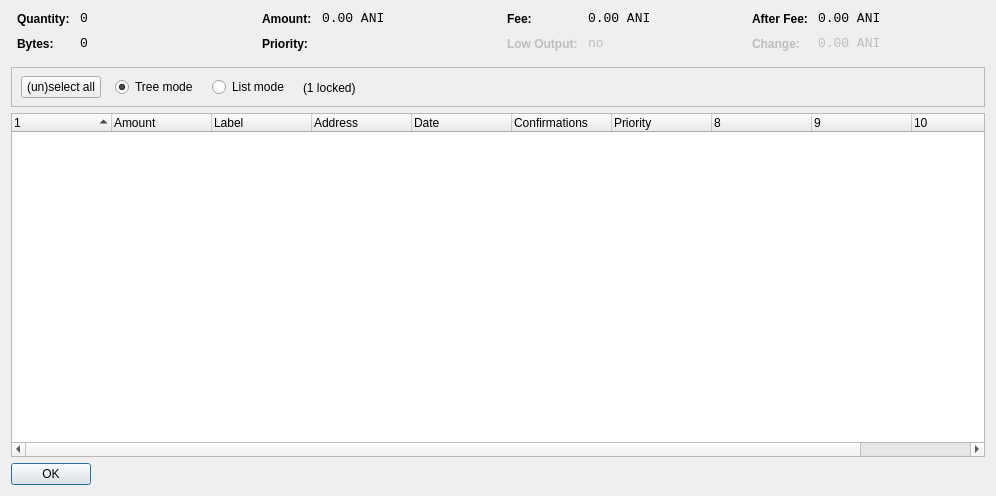
<?xml version="1.0" encoding="UTF-8"?>
<ui version="4.0">
 <class>CoinControlDialog</class>
 <widget class="QDialog" name="CoinControlDialog">
  <property name="geometry">
   <rect>
    <x>0</x>
    <y>0</y>
    <width>996</width>
    <height>496</height>
   </rect>
  </property>
  <property name="windowTitle">
   <string>Coin Control</string>
  </property>
  <layout class="QVBoxLayout" name="verticalLayout">
   <item>
    <layout class="QHBoxLayout" name="horizontalLayoutTop" stretch="0,0,0,0">
     <property name="topMargin">
      <number>0</number>
     </property>
     <property name="bottomMargin">
      <number>10</number>
     </property>
     <item>
      <layout class="QFormLayout" name="formLayoutCoinControl1">
       <property name="horizontalSpacing">
        <number>10</number>
       </property>
       <property name="verticalSpacing">
        <number>10</number>
       </property>
       <property name="leftMargin">
        <number>6</number>
       </property>
       <property name="rightMargin">
        <number>6</number>
       </property>
       <item row="0" column="0">
        <widget class="QLabel" name="labelCoinControlQuantityText">
         <property name="styleSheet">
          <string notr="true">font-weight:bold;</string>
         </property>
         <property name="text">
          <string>Quantity:</string>
         </property>
        </widget>
       </item>
       <item row="0" column="1">
        <widget class="QLabel" name="labelCoinControlQuantity">
         <property name="font">
          <font>
           <family>Monospace</family>
           <pointsize>10</pointsize>
          </font>
         </property>
         <property name="cursor">
          <cursorShape>IBeamCursor</cursorShape>
         </property>
         <property name="contextMenuPolicy">
          <enum>Qt::ActionsContextMenu</enum>
         </property>
         <property name="text">
          <string notr="true">0</string>
         </property>
         <property name="textInteractionFlags">
          <set>Qt::LinksAccessibleByMouse|Qt::TextSelectableByKeyboard|Qt::TextSelectableByMouse</set>
         </property>
        </widget>
       </item>
       <item row="1" column="0">
        <widget class="QLabel" name="labelCoinControlBytesText">
         <property name="styleSheet">
          <string notr="true">font-weight:bold;</string>
         </property>
         <property name="text">
          <string>Bytes:</string>
         </property>
        </widget>
       </item>
       <item row="1" column="1">
        <widget class="QLabel" name="labelCoinControlBytes">
         <property name="font">
          <font>
           <family>Monospace</family>
           <pointsize>10</pointsize>
          </font>
         </property>
         <property name="cursor">
          <cursorShape>IBeamCursor</cursorShape>
         </property>
         <property name="contextMenuPolicy">
          <enum>Qt::ActionsContextMenu</enum>
         </property>
         <property name="text">
          <string notr="true">0</string>
         </property>
         <property name="textInteractionFlags">
          <set>Qt::LinksAccessibleByMouse|Qt::TextSelectableByKeyboard|Qt::TextSelectableByMouse</set>
         </property>
        </widget>
       </item>
      </layout>
     </item>
     <item>
      <layout class="QFormLayout" name="formLayoutCoinControl2">
       <property name="horizontalSpacing">
        <number>10</number>
       </property>
       <property name="verticalSpacing">
        <number>10</number>
       </property>
       <property name="leftMargin">
        <number>6</number>
       </property>
       <property name="rightMargin">
        <number>6</number>
       </property>
       <item row="0" column="0">
        <widget class="QLabel" name="labelCoinControlAmountText">
         <property name="styleSheet">
          <string notr="true">font-weight:bold;</string>
         </property>
         <property name="text">
          <string>Amount:</string>
         </property>
        </widget>
       </item>
       <item row="0" column="1">
        <widget class="QLabel" name="labelCoinControlAmount">
         <property name="font">
          <font>
           <family>Monospace</family>
           <pointsize>10</pointsize>
          </font>
         </property>
         <property name="cursor">
          <cursorShape>IBeamCursor</cursorShape>
         </property>
         <property name="contextMenuPolicy">
          <enum>Qt::ActionsContextMenu</enum>
         </property>
         <property name="text">
          <string notr="true">0.00 ANI</string>
         </property>
         <property name="textInteractionFlags">
          <set>Qt::LinksAccessibleByMouse|Qt::TextSelectableByKeyboard|Qt::TextSelectableByMouse</set>
         </property>
        </widget>
       </item>
       <item row="1" column="0">
        <widget class="QLabel" name="labelCoinControlPriorityText">
         <property name="styleSheet">
          <string notr="true">font-weight:bold;</string>
         </property>
         <property name="text">
          <string>Priority:</string>
         </property>
        </widget>
       </item>
       <item row="1" column="1">
        <widget class="QLabel" name="labelCoinControlPriority">
         <property name="font">
          <font>
           <family>Monospace</family>
           <pointsize>10</pointsize>
          </font>
         </property>
         <property name="cursor">
          <cursorShape>IBeamCursor</cursorShape>
         </property>
         <property name="contextMenuPolicy">
          <enum>Qt::ActionsContextMenu</enum>
         </property>
         <property name="text">
          <string/>
         </property>
         <property name="textInteractionFlags">
          <set>Qt::LinksAccessibleByMouse|Qt::TextSelectableByKeyboard|Qt::TextSelectableByMouse</set>
         </property>
        </widget>
       </item>
      </layout>
     </item>
     <item>
      <layout class="QFormLayout" name="formLayoutCoinControl3">
       <property name="horizontalSpacing">
        <number>10</number>
       </property>
       <property name="verticalSpacing">
        <number>10</number>
       </property>
       <property name="leftMargin">
        <number>6</number>
       </property>
       <property name="rightMargin">
        <number>6</number>
       </property>
       <item row="0" column="0">
        <widget class="QLabel" name="labelCoinControlFeeText">
         <property name="styleSheet">
          <string notr="true">font-weight:bold;</string>
         </property>
         <property name="text">
          <string>Fee:</string>
         </property>
        </widget>
       </item>
       <item row="0" column="1">
        <widget class="QLabel" name="labelCoinControlFee">
         <property name="font">
          <font>
           <family>Monospace</family>
           <pointsize>10</pointsize>
          </font>
         </property>
         <property name="cursor">
          <cursorShape>IBeamCursor</cursorShape>
         </property>
         <property name="contextMenuPolicy">
          <enum>Qt::ActionsContextMenu</enum>
         </property>
         <property name="text">
          <string notr="true">0.00 ANI</string>
         </property>
         <property name="textInteractionFlags">
          <set>Qt::LinksAccessibleByMouse|Qt::TextSelectableByKeyboard|Qt::TextSelectableByMouse</set>
         </property>
        </widget>
       </item>
       <item row="1" column="0">
        <widget class="QLabel" name="labelCoinControlLowOutputText">
         <property name="enabled">
          <bool>false</bool>
         </property>
         <property name="styleSheet">
          <string notr="true">font-weight:bold;</string>
         </property>
         <property name="text">
          <string>Low Output:</string>
         </property>
        </widget>
       </item>
       <item row="1" column="1">
        <widget class="QLabel" name="labelCoinControlLowOutput">
         <property name="enabled">
          <bool>false</bool>
         </property>
         <property name="font">
          <font>
           <family>Monospace</family>
           <pointsize>10</pointsize>
          </font>
         </property>
         <property name="cursor">
          <cursorShape>IBeamCursor</cursorShape>
         </property>
         <property name="contextMenuPolicy">
          <enum>Qt::ActionsContextMenu</enum>
         </property>
         <property name="text">
          <string>no</string>
         </property>
         <property name="textInteractionFlags">
          <set>Qt::LinksAccessibleByMouse|Qt::TextSelectableByKeyboard|Qt::TextSelectableByMouse</set>
         </property>
        </widget>
       </item>
      </layout>
     </item>
     <item>
      <layout class="QFormLayout" name="formLayoutCoinControl4">
       <property name="horizontalSpacing">
        <number>10</number>
       </property>
       <property name="verticalSpacing">
        <number>10</number>
       </property>
       <property name="leftMargin">
        <number>6</number>
       </property>
       <property name="rightMargin">
        <number>6</number>
       </property>
       <item row="0" column="0">
        <widget class="QLabel" name="labelCoinControlAfterFeeText">
         <property name="styleSheet">
          <string notr="true">font-weight:bold;</string>
         </property>
         <property name="text">
          <string>After Fee:</string>
         </property>
        </widget>
       </item>
       <item row="0" column="1">
        <widget class="QLabel" name="labelCoinControlAfterFee">
         <property name="font">
          <font>
           <family>Monospace</family>
           <pointsize>10</pointsize>
          </font>
         </property>
         <property name="cursor">
          <cursorShape>IBeamCursor</cursorShape>
         </property>
         <property name="contextMenuPolicy">
          <enum>Qt::ActionsContextMenu</enum>
         </property>
         <property name="text">
          <string notr="true">0.00 ANI</string>
         </property>
         <property name="textInteractionFlags">
          <set>Qt::LinksAccessibleByMouse|Qt::TextSelectableByKeyboard|Qt::TextSelectableByMouse</set>
         </property>
        </widget>
       </item>
       <item row="1" column="0">
        <widget class="QLabel" name="labelCoinControlChangeText">
         <property name="enabled">
          <bool>false</bool>
         </property>
         <property name="styleSheet">
          <string notr="true">font-weight:bold;</string>
         </property>
         <property name="text">
          <string>Change:</string>
         </property>
        </widget>
       </item>
       <item row="1" column="1">
        <widget class="QLabel" name="labelCoinControlChange">
         <property name="enabled">
          <bool>false</bool>
         </property>
         <property name="font">
          <font>
           <family>Monospace</family>
           <pointsize>10</pointsize>
          </font>
         </property>
         <property name="cursor">
          <cursorShape>IBeamCursor</cursorShape>
         </property>
         <property name="contextMenuPolicy">
          <enum>Qt::ActionsContextMenu</enum>
         </property>
         <property name="text">
          <string notr="true">0.00 ANI</string>
         </property>
         <property name="textInteractionFlags">
          <set>Qt::LinksAccessibleByMouse|Qt::TextSelectableByKeyboard|Qt::TextSelectableByMouse</set>
         </property>
        </widget>
       </item>
      </layout>
     </item>
    </layout>
   </item>
   <item>
    <widget class="QFrame" name="frame">
     <property name="minimumSize">
      <size>
       <width>0</width>
       <height>40</height>
      </size>
     </property>
     <property name="frameShape">
      <enum>QFrame::StyledPanel</enum>
     </property>
     <property name="frameShadow">
      <enum>QFrame::Sunken</enum>
     </property>
     <widget class="QWidget" name="horizontalLayoutWidget">
      <property name="geometry">
       <rect>
        <x>10</x>
        <y>0</y>
        <width>781</width>
        <height>41</height>
       </rect>
      </property>
      <layout class="QHBoxLayout" name="horizontalLayoutPanel" stretch="0,0,0,0,0">
       <property name="spacing">
        <number>14</number>
       </property>
       <item>
        <widget class="QPushButton" name="pushButtonSelectAll">
         <property name="sizePolicy">
          <sizepolicy hsizetype="Maximum" vsizetype="Fixed">
           <horstretch>0</horstretch>
           <verstretch>0</verstretch>
          </sizepolicy>
         </property>
         <property name="text">
          <string>(un)select all</string>
         </property>
        </widget>
       </item>
       <item>
        <widget class="QRadioButton" name="radioTreeMode">
         <property name="sizePolicy">
          <sizepolicy hsizetype="Maximum" vsizetype="Fixed">
           <horstretch>0</horstretch>
           <verstretch>0</verstretch>
          </sizepolicy>
         </property>
         <property name="text">
          <string>Tree mode</string>
         </property>
         <property name="checked">
          <bool>true</bool>
         </property>
        </widget>
       </item>
       <item>
        <widget class="QRadioButton" name="radioListMode">
         <property name="sizePolicy">
          <sizepolicy hsizetype="Maximum" vsizetype="Fixed">
           <horstretch>0</horstretch>
           <verstretch>0</verstretch>
          </sizepolicy>
         </property>
         <property name="text">
          <string>List mode</string>
         </property>
        </widget>
       </item>
       <item>
        <widget class="QLabel" name="labelLocked">
         <property name="text">
          <string>(1 locked)</string>
         </property>
        </widget>
       </item>
       <item>
        <spacer name="horizontalSpacer">
         <property name="orientation">
          <enum>Qt::Horizontal</enum>
         </property>
         <property name="sizeHint" stdset="0">
          <size>
           <width>40</width>
           <height>20</height>
          </size>
         </property>
        </spacer>
       </item>
      </layout>
     </widget>
    </widget>
   </item>
   <item>
    <widget class="CoinControlTreeWidget" name="treeWidget">
     <property name="contextMenuPolicy">
      <enum>Qt::CustomContextMenu</enum>
     </property>
     <property name="sortingEnabled">
      <bool>false</bool>
     </property>
     <property name="columnCount">
      <number>11</number>
     </property>
     <attribute name="headerShowSortIndicator" stdset="0">
      <bool>true</bool>
     </attribute>
     <attribute name="headerStretchLastSection">
      <bool>false</bool>
     </attribute>
     <column>
      <property name="text">
       <string/>
      </property>
     </column>
     <column>
      <property name="text">
       <string>Amount</string>
      </property>
     </column>
     <column>
      <property name="text">
       <string>Label</string>
      </property>
     </column>
     <column>
      <property name="text">
       <string>Address</string>
      </property>
     </column>
     <column>
      <property name="text">
       <string>Date</string>
      </property>
     </column>
     <column>
      <property name="text">
       <string>Confirmations</string>
      </property>
      <property name="toolTip">
       <string>Confirmed</string>
      </property>
     </column>
     <column>
      <property name="text">
       <string>Priority</string>
      </property>
     </column>
     <column>
      <property name="text">
       <string/>
      </property>
     </column>
     <column>
      <property name="text">
       <string/>
      </property>
     </column>
     <column>
      <property name="text">
       <string/>
      </property>
     </column>
     <column>
      <property name="text">
       <string/>
      </property>
     </column>
    </widget>
   </item>
   <item>
    <widget class="QDialogButtonBox" name="buttonBox">
     <property name="sizePolicy">
      <sizepolicy hsizetype="Maximum" vsizetype="Fixed">
       <horstretch>0</horstretch>
       <verstretch>0</verstretch>
      </sizepolicy>
     </property>
     <property name="orientation">
      <enum>Qt::Horizontal</enum>
     </property>
     <property name="standardButtons">
      <set>QDialogButtonBox::Ok</set>
     </property>
    </widget>
   </item>
  </layout>
 </widget>
 <customwidgets>
  <customwidget>
   <class>CoinControlTreeWidget</class>
   <extends>QTreeWidget</extends>
   <header>coincontroltreewidget.h</header>
  </customwidget>
 </customwidgets>
 <resources/>
 <connections/>
</ui>
